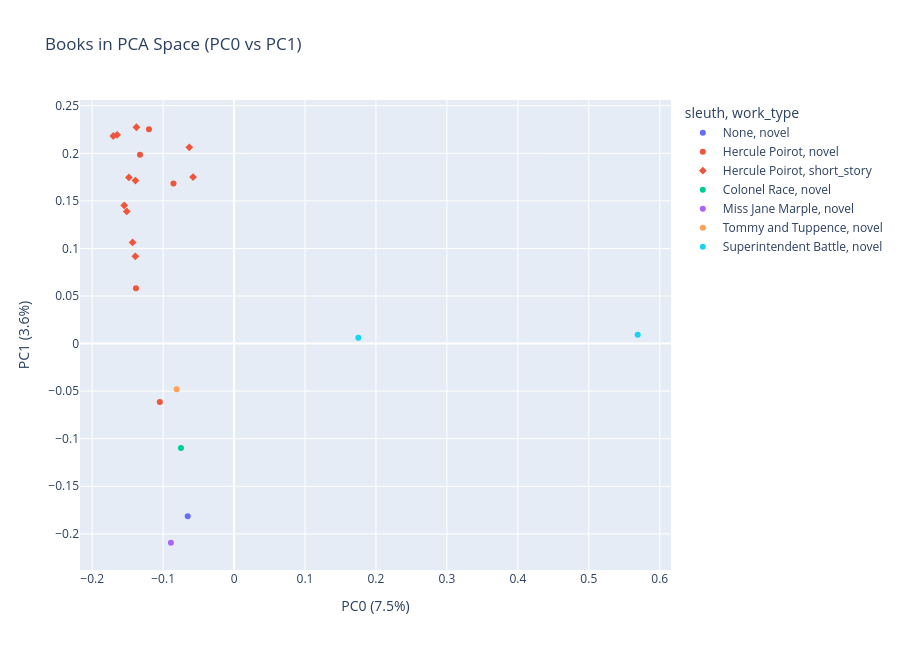

Notebook source saved alongside this figure:
### Markdown cell above
### Visualize

### Code cell
# plot
fig = px.scatter(
    DCM_BOOKS,
    x='PC0',
    y='PC1',
    color='sleuth', # color by sleuth
    symbol='work_type', # shape by work type
    hover_name='title',
    hover_data=['genre', 'sleuth'],
    title='Books in PCA Space (PC0 vs PC1)',
    labels={'PC0': 'PC0 (7.5%)', 'PC1': 'PC1 (3.6%)'},
    width=900,
    height=650
)

fig.show()
fig.write_html('plots/riff3_pca_scatter.html')

### Figure 1 — Plotly figure (JSON) as saved in the notebook; plotly's stock layout.template omitted (floating-point values rounded to 4 significant figures)
{"data": [{"customdata": [["Romance", "None"]], "hovertemplate": "<b>%{hovertext}</b><br><br>sleuth=%{customdata[1]}<br>work_type=novel<br>PC0 (7.5%)=%{x}<br>PC1 (3.6%)=%{y}<br>genre=%{customdata[0]}<extra></extra>", "hovertext": ["Giant’s Bread"], "legendgroup": "None, novel", "marker": {"color": "#636efa", "symbol": "circle"}, "mode": "markers", "name": "None, novel", "orientation": "v", "showlegend": true, "type": "scatter", "x": [-0.06532], "xaxis": "x", "y": [-0.1816], "yaxis": "y"}, {"customdata": [["Detective|Espionage|Thriller", "Hercule Poirot"], ["Murder Mystery|Detective", "Hercule Poirot"], ["Murder Mystery|Detective", "Hercule Poirot"], ["Murder Mystery|Detective", "Hercule Poirot"], ["Murder Mystery|Detective", "Hercule Poirot"]], "hovertemplate": "<b>%{hovertext}</b><br><br>sleuth=%{customdata[1]}<br>work_type=novel<br>PC0 (7.5%)=%{x}<br>PC1 (3.6%)=%{y}<br>genre=%{customdata[0]}<extra></extra>", "hovertext": ["The Big Four", "The Murder of Roger Ackroyd", "The Murder on the Links", "The Mysterious Affair at Styles", "The Mystery of the Blue Train"], "legendgroup": "Hercule Poirot, novel", "marker": {"color": "#EF553B", "symbol": "circle"}, "mode": "markers", "name": "Hercule Poirot, novel", "orientation": "v", "showlegend": true, "type": "scatter", "x": [-0.1326, -0.1046, -0.12, -0.1383, -0.08546], "xaxis": "x", "y": [0.1984, -0.06142, 0.2253, 0.05813, 0.1682], "yaxis": "y"}, {"customdata": [["Murder Mystery|Detective|Thriller|Espionage", "Hercule Poirot"], ["Murder Mystery|Detective|Thriller|Espionage", "Hercule Poirot"], ["Murder Mystery|Detective|Thriller|Espionage", "Hercule Poirot"], ["Murder Mystery|Detective|Thriller|Espionage", "Hercule Poirot"], ["Murder Mystery|Detective|Thriller|Espionage", "Hercule Poirot"], ["Murder Mystery|Detective|Thriller|Espionage", "Hercule Poirot"], ["Murder Mystery|Detective|Thriller|Espionage", "Hercule Poirot"], ["Murder Mystery|Detective|Thriller|Espionage", "Hercule Poirot"], ["Murder Mystery|Detective|Thriller|Espionage", "Hercule Poirot"], ["Murder Mystery|Detective|Thriller|Espionage", "Hercule Poirot"], ["Murder Mystery|Detective|Thriller|Espionage", "Hercule Poirot"]], "hovertemplate": "<b>%{hovertext}</b><br><br>sleuth=%{customdata[1]}<br>work_type=short_story<br>PC0 (7.5%)=%{x}<br>PC1 (3.6%)=%{y}<br>genre=%{customdata[0]}<extra></extra>", "hovertext": ["The Adventure of the Cheap Flat", "The Adventure of the Egyptian Tomb", "The Adventure of the Italian Nobleman", "The Adventure of the Western Star", "The Case of the Missing Will", "The Disappearance of Mr. Davenheim", "The Jewel Robbery at the Grand Metropolitan", "The Kidnapped Prime Minister", "The Million Dollar Bond Robbery", "The Mystery of Hunter’s Lodge", "The Tragedy at Marsdon Manor"], "legendgroup": "Hercule Poirot, short_story", "marker": {"color": "#EF553B", "symbol": "diamond"}, "mode": "markers", "name": "Hercule Poirot, short_story", "orientation": "v", "showlegend": true, "type": "scatter", "x": [-0.139, -0.1482, -0.1392, -0.06307, -0.143, -0.1648, -0.1702, -0.05778, -0.1376, -0.1513, -0.1548], "xaxis": "x", "y": [0.1713, 0.1746, 0.0917, 0.2062, 0.1063, 0.2194, 0.2182, 0.175, 0.2274, 0.1389, 0.1452], "yaxis": "y"}, {"customdata": [["Murder Mystery|Thriller", "Colonel Race"]], "hovertemplate": "<b>%{hovertext}</b><br><br>sleuth=%{customdata[1]}<br>work_type=novel<br>PC0 (7.5%)=%{x}<br>PC1 (3.6%)=%{y}<br>genre=%{customdata[0]}<extra></extra>", "hovertext": ["The Man in the Brown Suit"], "legendgroup": "Colonel Race, novel", "marker": {"color": "#00cc96", "symbol": "circle"}, "mode": "markers", "name": "Colonel Race, novel", "orientation": "v", "showlegend": true, "type": "scatter", "x": [-0.07486], "xaxis": "x", "y": [-0.1097], "yaxis": "y"}, {"customdata": [["Murder Mystery", "Miss Jane Marple"]], "hovertemplate": "<b>%{hovertext}</b><br><br>sleuth=%{customdata[1]}<br>work_type=novel<br>PC0 (7.5%)=%{x}<br>PC1 (3.6%)=%{y}<br>genre=%{customdata[0]}<extra></extra>", "hovertext": ["The Murder at the Vicarage"], "legendgroup": "Miss Jane Marple, novel", "marker": {"color": "#ab63fa", "symbol": "circle"}, "mode": "markers", "name": "Miss Jane Marple, novel", "orientation": "v", "showlegend": true, "type": "scatter", "x": [-0.08901], "xaxis": "x", "y": [-0.2094], "yaxis": "y"}, {"customdata": [["Espionage|Thriller", "Tommy and Tuppence"]], "hovertemplate": "<b>%{hovertext}</b><br><br>sleuth=%{customdata[1]}<br>work_type=novel<br>PC0 (7.5%)=%{x}<br>PC1 (3.6%)=%{y}<br>genre=%{customdata[0]}<extra></extra>", "hovertext": ["The Secret Adversary"], "legendgroup": "Tommy and Tuppence, novel", "marker": {"color": "#FFA15A", "symbol": "circle"}, "mode": "markers", "name": "Tommy and Tuppence, novel", "orientation": "v", "showlegend": true, "type": "scatter", "x": [-0.08084], "xaxis": "x", "y": [-0.0479], "yaxis": "y"}, {"customdata": [["Espionage", "Superintendent Battle"], ["Espionage|Thriller", "Superintendent Battle"]], "hovertemplate": "<b>%{hovertext}</b><br><br>sleuth=%{customdata[1]}<br>work_type=novel<br>PC0 (7.5%)=%{x}<br>PC1 (3.6%)=%{y}<br>genre=%{customdata[0]}<extra></extra>", "hovertext": ["The Secret of Chimneys", "The Seven Dials Mystery"], "legendgroup": "Superintendent Battle, novel", "marker": {"color": "#19d3f3", "symbol": "circle"}, "mode": "markers", "name": "Superintendent Battle, novel", "orientation": "v", "showlegend": true, "type": "scatter", "x": [0.1751, 0.5689], "xaxis": "x", "y": [0.006025, 0.009368], "yaxis": "y"}], "layout": {"height": 650, "legend": {"title": {"text": "sleuth, work_type"}, "tracegroupgap": 0}, "title": {"text": "Books in PCA Space (PC0 vs PC1)"}, "width": 900, "xaxis": {"anchor": "y", "domain": [0, 1], "title": {"text": "PC0 (7.5%)"}}, "yaxis": {"anchor": "x", "domain": [0, 1], "title": {"text": "PC1 (3.6%)"}}}}
